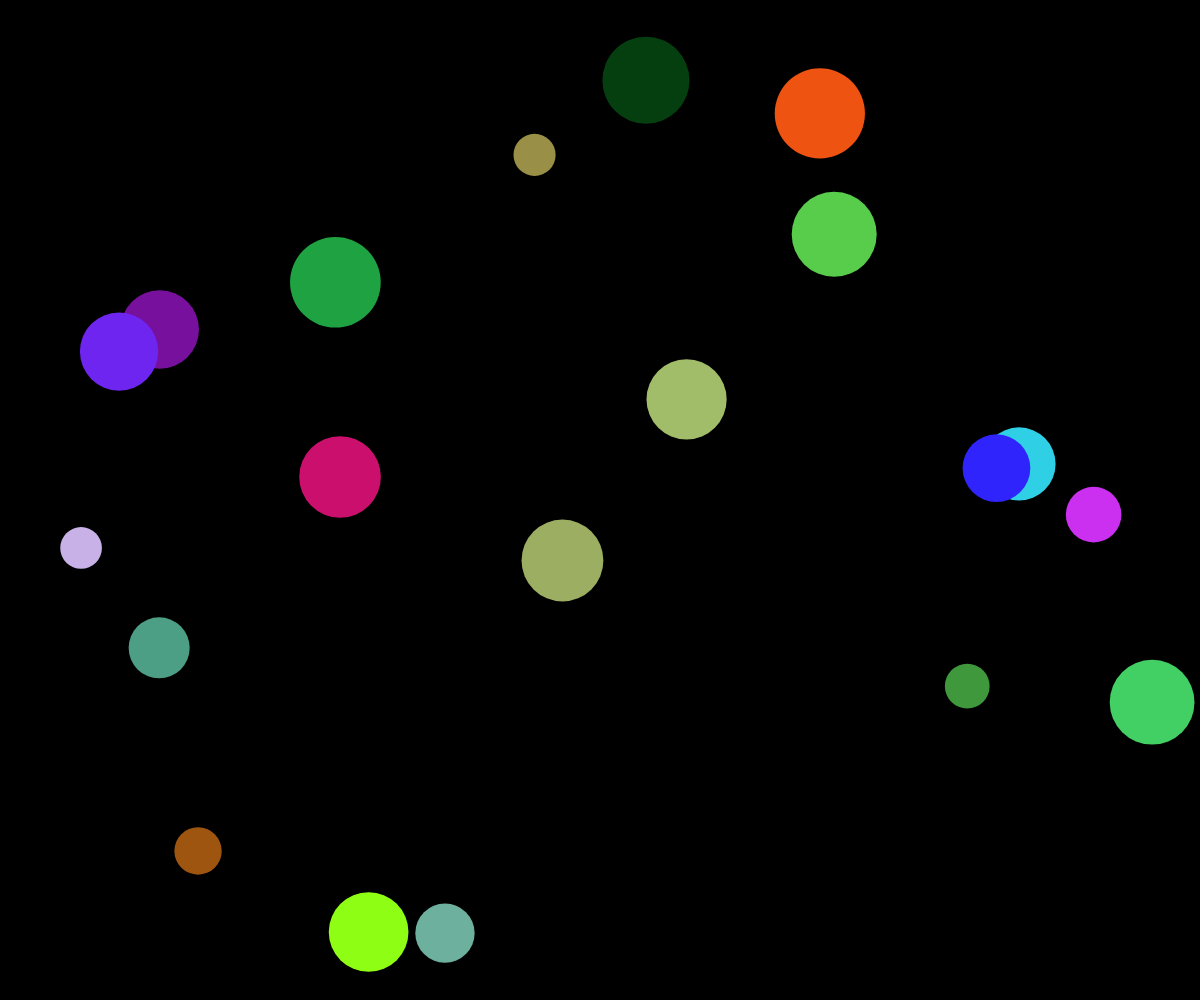
Frame 1 (no input)
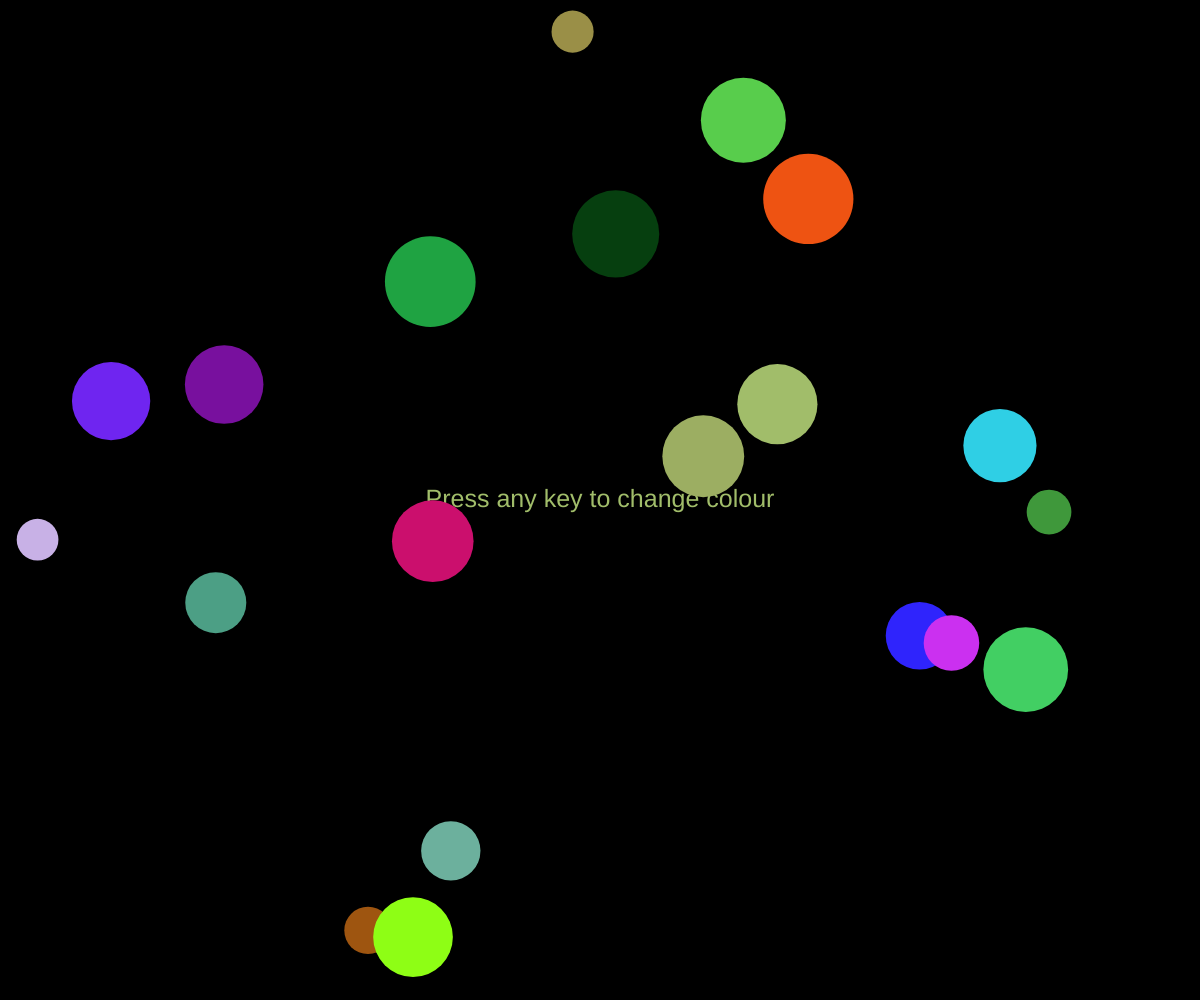
Frame 60 (no input)
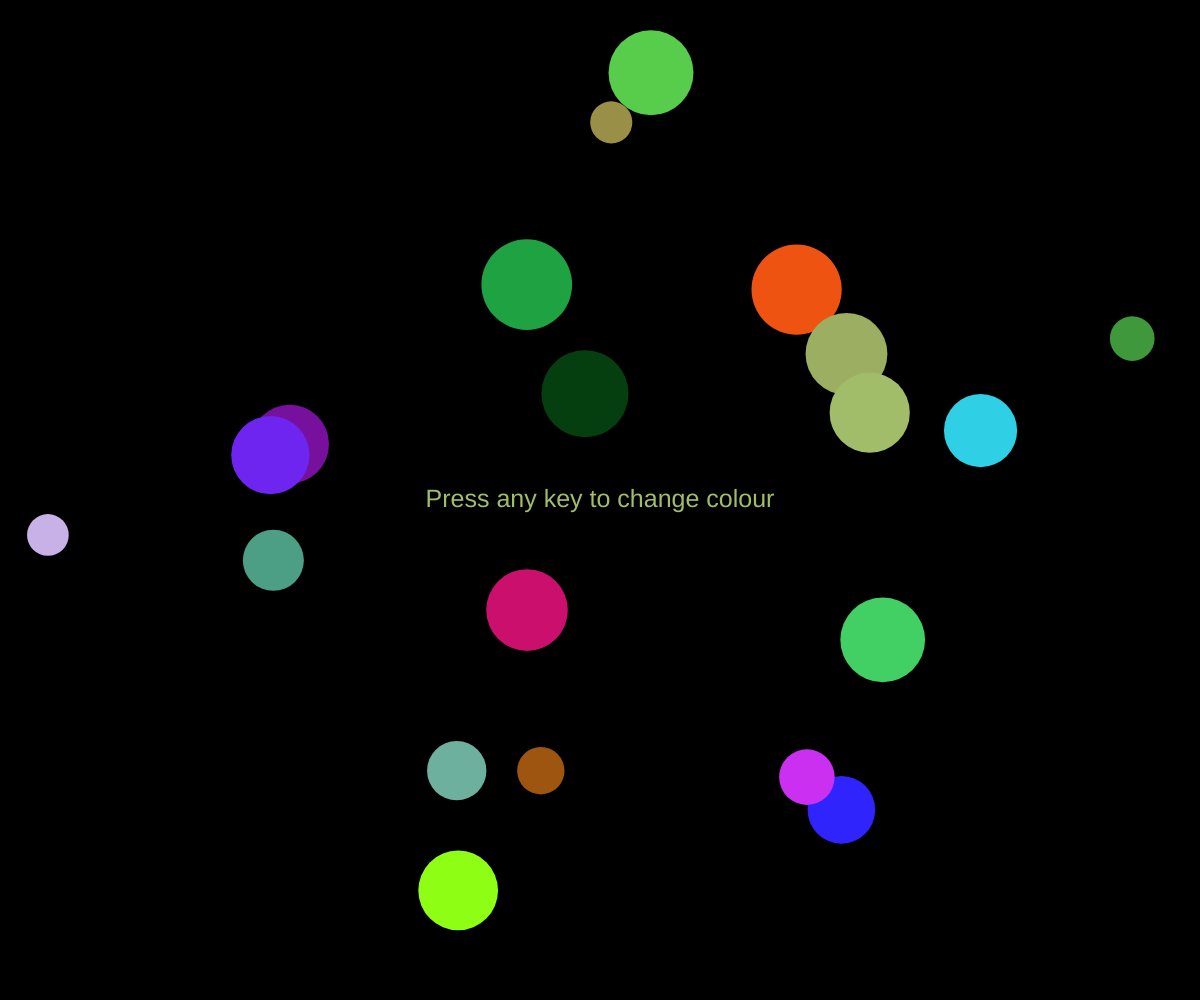
Frame 120 (the mouse pressed at the canvas centre since frame 60)

The p5.js sketch that drew these frames (run headless with seeded random() and noise() and a simulated clock; from frame 60 on, the mouse is pressed at the canvas centre):

// p5.js sketch
// ── sketch.js
let balls = [];
let gravity = 0.001;


function setup() {
  createCanvas(windowWidth, windowHeight);
  // Create multiple balls
  for (let i = 0; i < 20; i++) {
    balls.push(new Ball(random(50, width - 50), random(50, height - 50), random(20, 50)));
  }
}

function draw() {
  background(0);
  text('Press any key to change colour', width/2, height/2);
  textSize(25);
  textAlign(CENTER,CENTER);

  // Update and display all balls
  for (let ball of balls) {
    ball.update();
    ball.checkEdges();
    ball.display();
  }
}


// Ball class
class Ball {
  constructor(x, y, r) {
    this.x = x;
    this.y = y;
    this.r = r;
    this.color = color(random(255), random(255), random(255));
    this.xSpeed = random(-3, 3);
    this.ySpeed = random(-3, 3);
  }

  // Update ball's position and apply gravity
  update() {
    this.ySpeed += gravity; // gravity effect
    this.x += this.xSpeed;
    this.y += this.ySpeed;
  }

  // Check boundaries for bouncing
  checkEdges() {
    // Bounce horizontally
    if (this.x + this.r > width || this.x - this.r < 0) {
      this.xSpeed *= -1;
    }

    // Bounce vertically with damping effect (reduces speed)
    if (this.y + this.r > height || this.y - this.r < 0) {
      this.ySpeed *= -0.9; // Adding damping effect for gravity
      this.y = constrain(this.y, this.r, height - this.r);
    }
  }

  // Display the ball
  display() {
    fill(this.color);
    noStroke();
    ellipse(this.x, this.y, this.r * 2);
  }
}

// Press key to change size and color of the balls
function keyPressed() {
  for (let ball of balls) {
    ball.color = color(random(255), random(255), random(255));
    ball.r = random(20, 50);
  }
}
